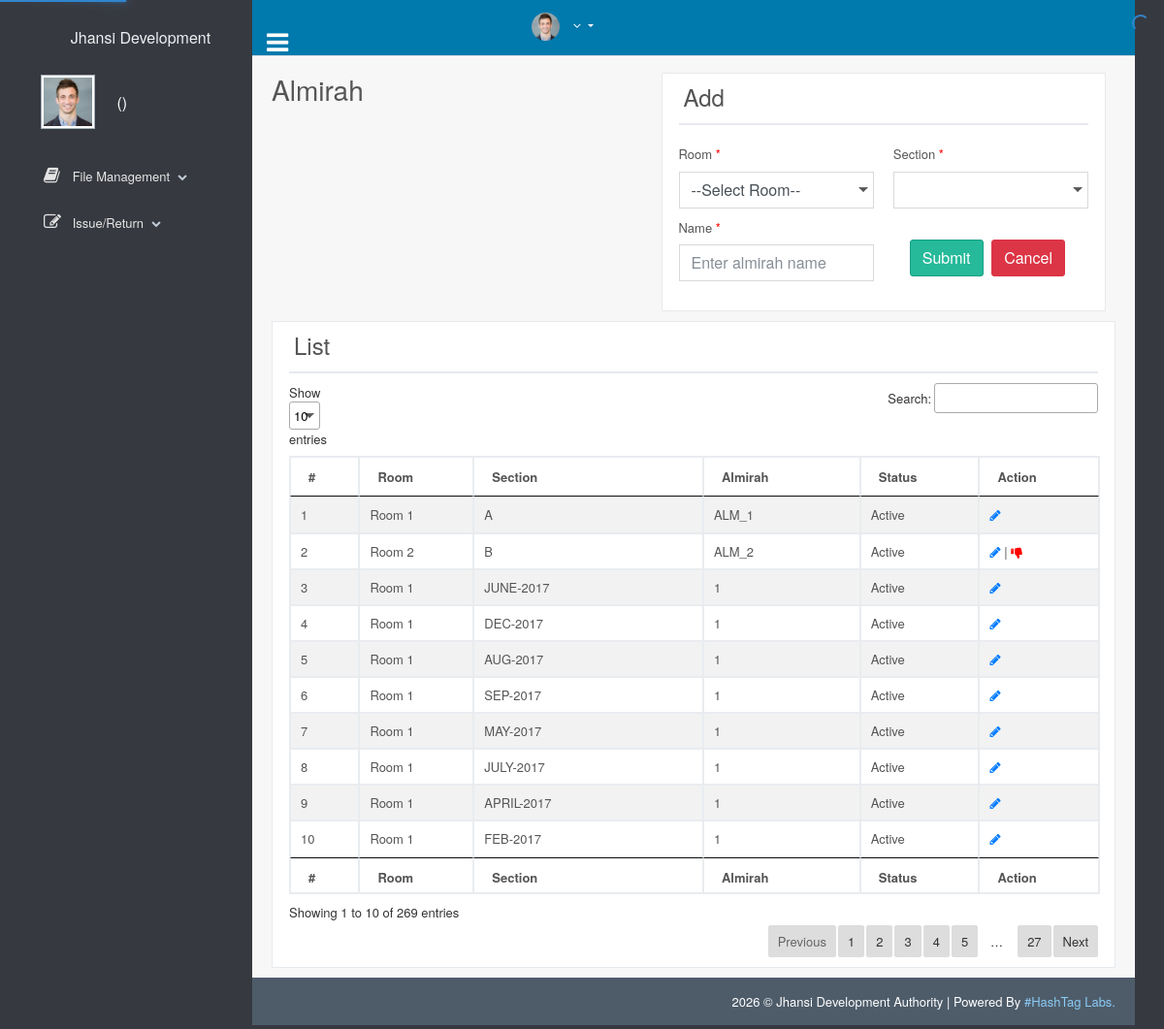
/index.php/store/almirah, run on the app's committed database.
### tables this page shows
CREATE TABLE IF NOT EXISTS `almirah_tbl` (
  `almirah_id` int(11) NOT NULL AUTO_INCREMENT,
  `section_id` int(11) DEFAULT NULL,
  `almirah_barcode` varchar(50) DEFAULT NULL,
  `almirah_name` varchar(50) DEFAULT NULL,
  `almirah_status` int(2) NOT NULL DEFAULT '1',
  `created_date` date DEFAULT NULL,
  `updated_date` date DEFAULT NULL,
  PRIMARY KEY (`almirah_id`)
);

CREATE TABLE IF NOT EXISTS `room_tbl` (
  `room_id` int(11) NOT NULL AUTO_INCREMENT,
  `room_name` varchar(50) DEFAULT NULL,
  `room_status` int(11) DEFAULT '1',
  `created_date` date DEFAULT NULL,
  `updated_date` date DEFAULT NULL,
  PRIMARY KEY (`room_id`)
);

CREATE TABLE IF NOT EXISTS `section_tbl` (
  `section_id` int(11) NOT NULL AUTO_INCREMENT,
  `room_id` int(11) DEFAULT NULL,
  `section_name` varchar(50) DEFAULT NULL,
  `section_status` int(11) NOT NULL DEFAULT '1',
  `created_date` date DEFAULT NULL,
  `updated_date` date DEFAULT NULL,
  PRIMARY KEY (`section_id`)
);

### application/controllers/Store.php (called while the page is built, shortened)
<?php
class Store extends CI_Controller {
    public function __construct() {
        $this->load->helper('url');
        $this->load->database();
        $this->load->library('pagination');
    }
    public function almirah(){
        $data['almirah_list'] = $this->Store_model->getAllAlmirahList();
        $data['section_list'] = $this->Store_model->getAllSectionList();
        $data['room_list'] = $this->Record_model->getRoomList();
        $this->load->view("layout/header");
        $this->load->view("layout/leftmenu");
        $this->load->view("almirahList",$data);
        $this->load->view("layout/footer");
    }
}
    ?>

### index.php (called while the page is built, shortened)
<?php
require_once BASEPATH.'core/CodeIgniter.php';

### application/models/Store_model.php (called while the page is built, shortened)
<?php
class Store_model extends CI_Model {
    public function getAllSectionList(){
        $this->db->select('*');
        $this->db->join('room_tbl', 'section_tbl.room_id = room_tbl.room_id', 'left');
        $this->db->from('section_tbl');
        $query = $this->db->get();
        $rs = $query->result();
        return $rs;
    }
    public function getAllAlmirahList(){
        $this->db->select('*');
        $this->db->join('section_tbl', 'almirah_tbl.section_id = section_tbl.section_id', 'left');
        $this->db->join('room_tbl', 'section_tbl.room_id = room_tbl.room_id', 'left');
        $this->db->from('almirah_tbl');
        $query = $this->db->get();
        $rs = $query->result();
        return $rs;
    }
    public function checkAlmirahShelfAvail($almirah_id){
        $query = $this->db->query("SELECT COUNT(*) as total FROM almirah_tbl WHERE almirah_tbl.almirah_id IN (SELECT shelf_tbl.almirah_id FROM shelf_tbl WHERE shelf_tbl.almirah_id = '$almirah_id')");
        return $query->row();
    }
}
?>

### application/views/almirahList.php (the view, shortened to what this page needs)
<div class="right_col" role="main">
    <div class="">
        <div class="page-title">
            <div class="title_left">
                <h3>Almirah</h3>
            </div>
        </div>
        <div class="row">
            <div class="col-md-12 col-sm-12 col-xs-12">
                <div class="x_panel">
                    <div class="x_title">
                        <?php if(isset($almirah_detail)){?>
                        <h4 style="float: left;">Edit</h4>
                        <a href="<?php echo base_url();?>store/almirah" class="btn btn-primary" style="margin-left: 900px;">Back</a>
                        <?php }else{ ?>
                        <h4>Add</h4>
                        <?php } ?>
                    </div>
                    <div class="row">
                        <?php if(isset($almirah_detail)){?>
                        <form method="POST" name="almirah_edit" action="<?php echo base_url();?>store/updatealmirah">
                            <input  type="hidden" id="almirah_id" class="form-control"  value="<?php echo $almirah_detail->almirah_id; ?>" name="almirah_id">
                            <div class="form-body" style="padding: 10px;">
                                <div class="row">
                                    <div class="col-md-6">
                                        <div class="item form-group">
                                            <label for="room_id">Room <span style="color:red">*</span></label>
                                            <select id="room_id_edit" name="room_id" class="form-control">
                                                <?php foreach($room_list as $room){?>
                                                <option value="<?php echo $room->room_id;?>" <?php if($room->room_id == $almirah_detail->room_id){echo 'selected';}?>><?php echo $room->room_name;?></option>
                                                <?php }?>
                                            </select>
                                            <?php echo form_error('room_name'); ?>
                                        </div>
                                    </div>
                                    <div class="col-md-6">
                                        <div class="item form-group">
                                            <label for="section_id">Section <span style="color:red">*</span></label>
                                            <select id="section_id" name="section_id" class="form-control">
                                            <?php foreach($section_list as $section){?>
                                                <option value="<?php echo $section->section_id;?>" <?php if($section->section_id == $almirah_detail->section_id){echo 'selected';}?>><?php echo $section->section_name;?></option>
                                                <?php }?>
                                            </select>
                                            <?php echo form_error('section_name'); ?>
                                        </div>
                                    </div>
                                </div>
                                <div class="row">
                                    <div class="col-md-6">
                                        <div class="item form-group">
                                            <label for="almirah_name">Name <span style="color:red">*</span></label>
                                            <input  type="text" id="almirah_name" class="form-control"  value="<?php echo ($almirah_detail->almirah_name)?$almirah_detail->almirah_name:''; ?>" name="almirah_name" placeholder="Enter almirah name" required="true" maxlength="20">
                                            <?php echo form_error('almirah_name'); ?>
                                        </div>
                                    </div>
                                    <div class="col-md-6">
                                        <div style="padding-left:17px;margin-top: 22px;">
                                            <button id="send" type="submit" class="btn btn-success" >Update</button>
                                            <button type="reset" class="btn btn-danger">Reset</button>
                                        </div>
                                    </div>
                                </div>
                            </div>
                        </form>
                        <?php }else{?>
                        <form method="POST" name="almirah_frm" action="<?php echo base_url();?>store/addalmirah">
                            <div class="form-body" style="padding: 10px;">
                            <div class="row">
                                <div class="col-md-6">
                                    <div class="item form-group">
                                        <label for="room_id">Room <span style="color:red">*</span></label>
                                        <select id="room_id" name="room_id" class="form-control">
                                            <option value="">--Select Room--</option>
                                        </select>
                                    </div>
                                </div>
                                <div class="col-md-6">
                                    <div class="item form-group">
                                        <label for="section_id">Section <span style="color:red">*</span></label>
                                        <select id="section_id" name="section_id" class="form-control">
                                        </select>
                                    </div>
                                </div>
                            </div>
                            <div class="row">
                                <div class="col-md-6">
                                    <div class="item form-group">
                                        <label for="almirah_name">Name <span style="color:red">*</span></label>
                                        <input  type="text" id="almirah_name" class="form-control"  value="<?php echo set_value('almirah_name'); ?>" name="almirah_name" placeholder="Enter almirah name" required="true" maxlength="20">
                                    </div>
                                </div>
                                <div class="col-md-6">
                                    <div style="padding-left:17px;margin-top: 22px;">
                                        <button id="send" type="submit" class="btn btn-success" >Submit</button>
                                        <button type="reset" class="btn btn-danger">Cancel</button>
                                    </div>
                                </div>
                            </div>
                        </div>
                        </form>
                        <?php } ?>
                    </div>
                </div>
            </div>
        </div>
        <div class="row">
            <div class="col-md-12 col-sm-12 col-xs-12">
                <div class="x_panel">
                    <div class="x_title">
                        <h4>List</h4>
                    </div>
                    <?php if(!empty($section_list)){?>
                    <table id="almirah_list" class="table table-striped table-bordered" style="width:100%">
                        <thead>
                            <tr>
                                <th>#</th>
                                <th>Room</th>
                                <th>Section</th>
                                <th>Almirah</th>
                                <th>Status</th>
                                <th>Action</th>
                              </tr>
                        </thead>
                    <tbody>
                        <?php $i=1;
                        if(!empty($almirah_list)) {
                            $i = 0;
                            foreach($almirah_list as $list) {
                            $ct = $this->Store_model->checkAlmirahShelfAvail($list->almirah_id);?>
                            <tr id="r2">
                            <td><?php echo ++$i;?></td>
                            <td><?php echo $list->room_name;?></td>
                            <td><?php echo $list->section_name;?></td>
                            <td><?php echo $list->almirah_name;?></td>
                            <td><?php echo ($list->almirah_status == '1')?'Active':'Inactive';?></td>
                            <td><a href="<?php echo base_url();?>store/editalmirah/<?php echo $list->almirah_id;?>" title="Edit"><i class="fa fa-pencil"></i></a>
                                <?php if($ct->total == '0'){
                                    if($list->almirah_status == '1'){echo ' | ';?>
                                <a href="<?php echo base_url();?>store/inactivealmirah/<?php echo $list->almirah_id;?>" title="Inactive">
                                    <i class="fa fa-thumbs-down" aria-hidden="true" style="color:red;"></i></a>
                                    <?php }else{  echo ' | ';?>
                                <a href="<?php echo base_url();?>store/activealmirah/<?php echo $list->almirah_id;?>" title="Active">
                                    <i class="fa fa-thumbs-up" aria-hidden="true" style="color:green;"></i></a>
                                <?php }}?></td>
                        </tr><?php } ?>
                           <?php } ?>
                    </tbody>
                    <tfoot>
                        <tr>
                            <th>#</th>
                            <th>Room</th>
                            <th>Section</th>
                            <th>Almirah</th>
                            <th>Status</th>
                            <th>Action</th>
                        </tr>
                    </tfoot>
                    </table>
                    <?php }else{?>
                    <p>No record found.</p>
                    <?php }?>
                </div>
            </div>
        </div>
    </div>
</div>

### data on the page
almirah_tbl: room_tbl.room_name "Room 1", section.section_name "A", almirah_name "ALM_1", almirah_status "Active"
almirah_tbl: room_tbl.room_name "Room 2", section.section_name "B", almirah_name "ALM_2", almirah_status "Active"
almirah_tbl: room_tbl.room_name "Room 1", section.section_name "JUNE-2017", almirah_name "1", almirah_status "Active"
almirah_tbl: room_tbl.room_name "Room 1", section.section_name "DEC-2017", almirah_name "1", almirah_status "Active"
almirah_tbl: room_tbl.room_name "Room 1", section.section_name "AUG-2017", almirah_name "1", almirah_status "Active"
almirah_tbl: room_tbl.room_name "Room 1", section.section_name "SEP-2017", almirah_name "1", almirah_status "Active"
almirah_tbl: room_tbl.room_name "Room 1", section.section_name "MAY-2017", almirah_name "1", almirah_status "Active"
almirah_tbl: room_tbl.room_name "Room 1", section.section_name "JULY-2017", almirah_name "1", almirah_status "Active"
almirah_tbl: room_tbl.room_name "Room 1", section.section_name "APRIL-2017", almirah_name "1", almirah_status "Active"
almirah_tbl: room_tbl.room_name "Room 1", section.section_name "FEB-2017", almirah_name "1", almirah_status "Active"
